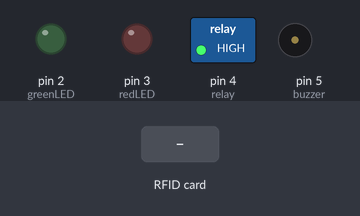
Bench run of a sketch on a simulated Arduino Uno, built with avr-gcc and run on an emulated ATmega328P. Shown: switched loads named in the sketch (green lamp = pin HIGH), output pins drawn as LEDs (lit = HIGH), buzzer (waves = sounding, pin HIGH). The test bench sets the inputs (shaded band). Pins used as bus, display or sensor lines are not drawn.

Above: at 1.2 s.
1.3 s: RFID card 6A 46 75 CC held to the reader
At 1.45 s:
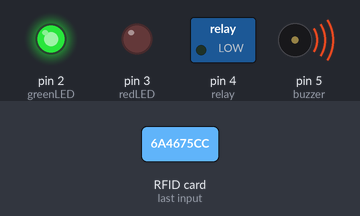
At 1.85 s:
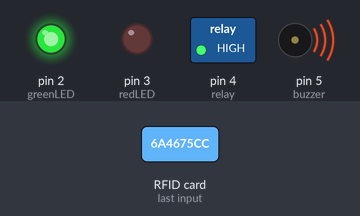
4.3 s: RFID card 5E 7A 19 C4 held to the reader
At 5.1 s:
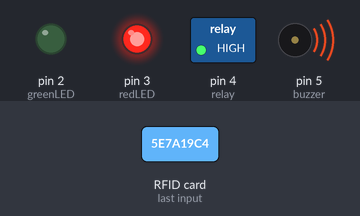
Timing chart, 0 to 7.3 s (numbered marks = the images above; inputs shaded):
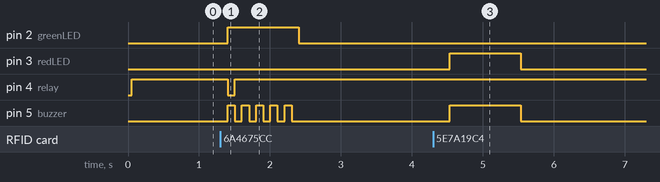

Measured:
- after the input at 1.3 s, pin 2 (greenLED): LOW → HIGH after 0.11 s, → LOW 1.0 s later; pin 4 (relay): HIGH → LOW after 0.11 s, → HIGH 0.10 s later; pin 5 (buzzer): alternates HIGH for 0.10 s and LOW for 0.10 s, 10 changes in all, then stays LOW, starting after 0.11 s
- after the input at 4.3 s, pin 3 (redLED), pin 5 (buzzer): LOW → HIGH after 0.24 s, → LOW 1.0 s later

The sketch:

doorLock.ino
```cpp
#include <SPI.h>
#include <MFRC522.h>

#define SS_PIN 10
#define RST_PIN 8

MFRC522 mfrc522(SS_PIN, RST_PIN);


const int greenLED = 2;
const int redLED = 3;
const int relay = 4;
const int buzzer = 5;
const int sizeIdTags = 23;
int counter = 0;
bool isReadCard = false;

String authorizedUIDs[sizeIdTags] =
{
   " 6a 46 75 cc",
   " 5a a8 89 cc",
   " ba 04 7a cc",
   " 65 03 62 0a",
   " 2a 16 9b cc",
   " 2a a6 ac ca",
   " 3a 21 b0 ca",
   " fa 1a 9c cc",
   " ba 7e 7e ca",
   " da b6 9f cc",
   " 1a a0 b2 ca",
   " aa 80 72 ca",
   " 0a 4f 7b ca",
   " 2a 69 a2 ca",
   " 8a 2f b2 ca",
   " 7a 51 c0 ca",
   " ca ce bb ca",
   " aa 84 bf ca",
   " 5a 0c 79 ca",
   " da e8 b1 ca",
   " bc e1 a7 48",
   " 9c a6 71 66",
   " 7c 6e 7b 48"
};


void setup()
{
  // Serial.begin(9600);
  SPI.begin();
  mfrc522.PCD_Init();

  pinMode(greenLED, OUTPUT);
  pinMode(redLED, OUTPUT);
  pinMode(relay, OUTPUT);
  pinMode(buzzer, OUTPUT);

  digitalWrite(greenLED, LOW);
  digitalWrite(redLED, LOW);
  digitalWrite(relay, HIGH);
  digitalWrite(buzzer, LOW);


  // Serial.println("Ready to read RFID tags");
}

void loop()
{
  if (counter > 45){
    if(counter > 1000 || isReadCard == true){
      // Serial.println("Arduino Reseting");
      isReadCard = false;
      counter = 0 ;
      resetArduino();
    }
  }
  delay(250);
  // Serial.print("Get It...");
  if (!mfrc522.PICC_IsNewCardPresent())
  {
    // Serial.print("If one\n");
    // Serial.println(counter);
    counter++;
    return;
  }
  if (!mfrc522.PICC_ReadCardSerial())
  {
    // Serial.print("If Two\n");
    // Serial.println(counter);
    counter++;
    return;
  }

  String uid = getUID();
  // Serial.print("UID tag: ");
  // Serial.println(uid);

  if (isAuthorized(uid))
  {
    // Serial.println("Authorized access");
    digitalWrite(greenLED, HIGH);
    digitalWrite(buzzer, HIGH);
    digitalWrite(relay, LOW);
    delay(100);
    digitalWrite(buzzer, LOW);
    digitalWrite(relay, HIGH);
    delay(100);
    digitalWrite(buzzer, HIGH);
    delay(100);
    digitalWrite(buzzer, LOW);
    delay(100);
    digitalWrite(buzzer, HIGH);
    delay(100);
    digitalWrite(buzzer, LOW);
    delay(100);
    digitalWrite(buzzer, HIGH);
    delay(100);
    digitalWrite(buzzer, LOW);
    delay(100);
    digitalWrite(buzzer, HIGH);
    delay(100);
    digitalWrite(buzzer, LOW);
    delay(100);
    digitalWrite(greenLED, LOW);
  }
  else
  {
    // Serial.println("Access denied");
    digitalWrite(redLED, HIGH);
    digitalWrite(buzzer, HIGH);
    delay(1000);
    digitalWrite(redLED, LOW);
    digitalWrite(buzzer, LOW);
  }
  delay(500);
}

String getUID()
{
  isReadCard = true;
  String uid = "";
  for (byte i = 0; i < mfrc522.uid.size; i++)
  {
    uid += String(mfrc522.uid.uidByte[i] < 0x10 ? " 0" : " ");
    uid += String(mfrc522.uid.uidByte[i], HEX);
  }
  return uid;
}

bool isAuthorized(String uid)
{
  for (int i = 0; i < sizeIdTags; i++)
  {
    if (uid == authorizedUIDs[i])
    {
      return true;
    }
  }
  return false;
}

void resetArduino() {
  SPI.begin();
  mfrc522.PCD_Init();
}
```
